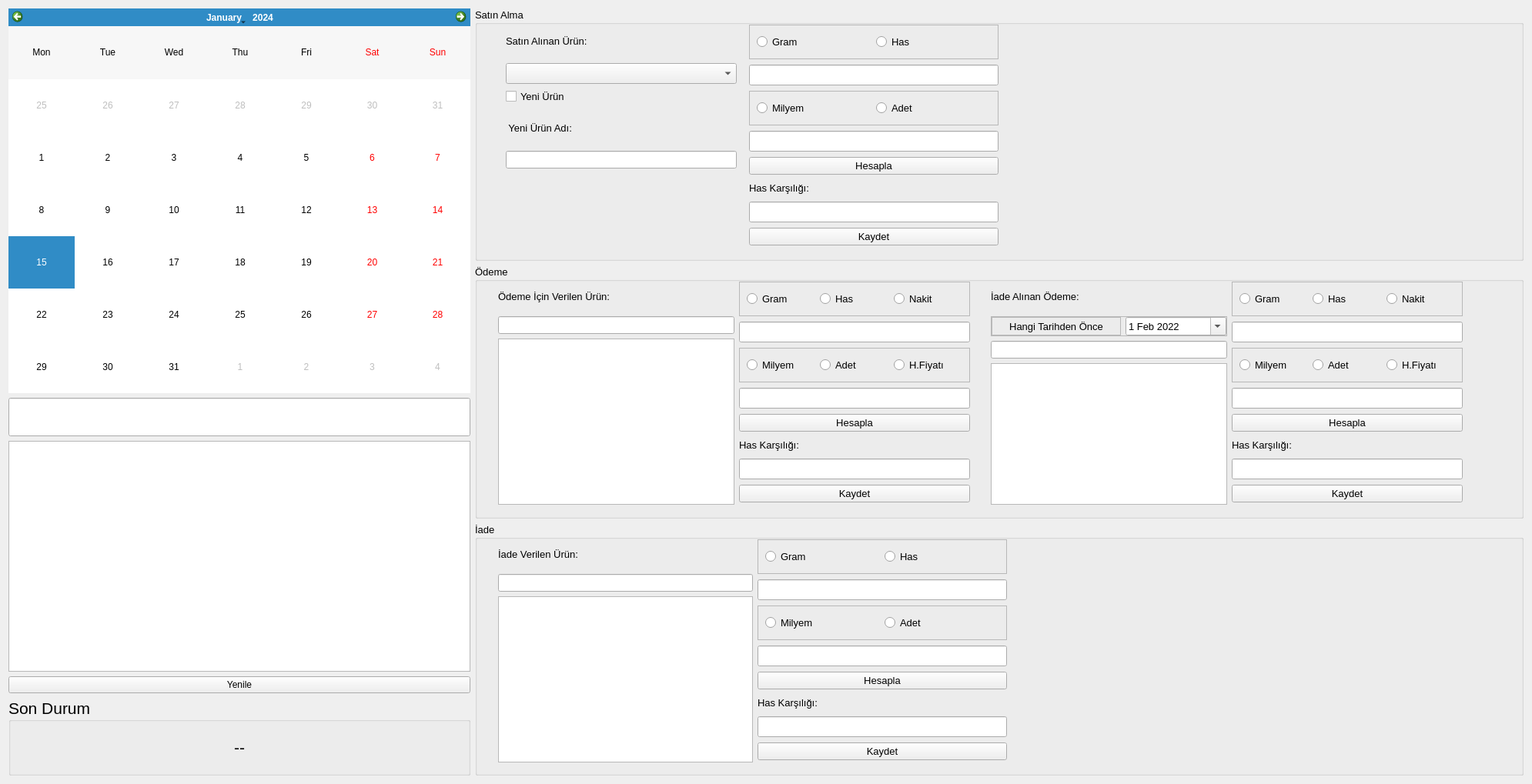
<?xml version="1.0" encoding="UTF-8"?>
<ui version="4.0">
 <class>AtolyeSatinalmaOdemeIade</class>
 <widget class="QWidget" name="AtolyeSatinalmaOdemeIade">
  <property name="geometry">
   <rect>
    <x>0</x>
    <y>0</y>
    <width>1990</width>
    <height>1019</height>
   </rect>
  </property>
  <property name="font">
   <font>
    <weight>50</weight>
    <bold>false</bold>
   </font>
  </property>
  <property name="windowTitle">
   <string>Atölye Ekranı</string>
  </property>
  <layout class="QGridLayout" name="gridLayout">
   <item row="1" column="1">
    <widget class="QLineEdit" name="lineEdit_Arama">
     <property name="minimumSize">
      <size>
       <width>0</width>
       <height>40</height>
      </size>
     </property>
     <property name="maximumSize">
      <size>
       <width>600</width>
       <height>50</height>
      </size>
     </property>
     <property name="font">
      <font>
       <pointsize>10</pointsize>
      </font>
     </property>
    </widget>
   </item>
   <item row="0" column="1">
    <widget class="QCalendarWidget" name="calendarWidget_Takvim">
     <property name="maximumSize">
      <size>
       <width>600</width>
       <height>500</height>
      </size>
     </property>
     <property name="verticalHeaderFormat">
      <enum>QCalendarWidget::NoVerticalHeader</enum>
     </property>
    </widget>
   </item>
   <item row="4" column="1">
    <widget class="QGroupBox" name="groupBox_4">
     <property name="maximumSize">
      <size>
       <width>600</width>
       <height>16777215</height>
      </size>
     </property>
     <property name="font">
      <font>
       <pointsize>16</pointsize>
      </font>
     </property>
     <property name="title">
      <string>Son Durum</string>
     </property>
     <layout class="QGridLayout" name="gridLayout_2">
      <item row="0" column="0" rowspan="2">
       <widget class="QLabel" name="label__SonDurum">
        <property name="text">
         <string>--</string>
        </property>
        <property name="alignment">
         <set>Qt::AlignCenter</set>
        </property>
       </widget>
      </item>
     </layout>
    </widget>
   </item>
   <item row="0" column="2" rowspan="5" colspan="2">
    <layout class="QVBoxLayout" name="verticalLayout_2">
     <item>
      <widget class="QGroupBox" name="groupBox">
       <property name="font">
        <font>
         <pointsize>10</pointsize>
        </font>
       </property>
       <property name="title">
        <string>Satın Alma</string>
       </property>
       <property name="flat">
        <bool>false</bool>
       </property>
       <property name="checkable">
        <bool>false</bool>
       </property>
       <widget class="QWidget" name="layoutWidget_4">
        <property name="geometry">
         <rect>
          <x>30</x>
          <y>20</y>
          <width>661</width>
          <height>291</height>
         </rect>
        </property>
        <layout class="QHBoxLayout" name="horizontalLayout_35">
         <item>
          <layout class="QVBoxLayout" name="verticalLayout_22">
           <item>
            <widget class="QLabel" name="label">
             <property name="minimumSize">
              <size>
               <width>0</width>
               <height>45</height>
              </size>
             </property>
             <property name="text">
              <string>Satın Alınan Ürün:</string>
             </property>
            </widget>
           </item>
           <item>
            <widget class="QComboBox" name="comboBoxAtolyeSatinAlinanVarUrun">
             <property name="minimumSize">
              <size>
               <width>300</width>
               <height>27</height>
              </size>
             </property>
             <property name="maximumSize">
              <size>
               <width>229</width>
               <height>27</height>
              </size>
             </property>
            </widget>
           </item>
           <item>
            <widget class="QCheckBox" name="checkBoxYeniUrun">
             <property name="text">
              <string>Yeni Ürün</string>
             </property>
            </widget>
           </item>
           <item>
            <widget class="QLabel" name="label_34">
             <property name="minimumSize">
              <size>
               <width>0</width>
               <height>48</height>
              </size>
             </property>
             <property name="text">
              <string> Yeni Ürün Adı:</string>
             </property>
            </widget>
           </item>
           <item>
            <widget class="QLineEdit" name="line_AtolyeAlinanYeniUrun">
             <property name="minimumSize">
              <size>
               <width>300</width>
               <height>0</height>
              </size>
             </property>
             <property name="maximumSize">
              <size>
               <width>229</width>
               <height>27</height>
              </size>
             </property>
            </widget>
           </item>
           <item>
            <spacer name="verticalSpacer_10">
             <property name="orientation">
              <enum>Qt::Vertical</enum>
             </property>
             <property name="sizeHint" stdset="0">
              <size>
               <width>20</width>
               <height>40</height>
              </size>
             </property>
            </spacer>
           </item>
          </layout>
         </item>
         <item>
          <layout class="QVBoxLayout" name="verticalLayout_23">
           <item>
            <layout class="QHBoxLayout" name="horizontalLayout_36">
             <item>
              <widget class="QFrame" name="frame_15">
               <property name="maximumSize">
                <size>
                 <width>16777215</width>
                 <height>45</height>
                </size>
               </property>
               <property name="frameShape">
                <enum>QFrame::StyledPanel</enum>
               </property>
               <property name="frameShadow">
                <enum>QFrame::Raised</enum>
               </property>
               <layout class="QHBoxLayout" name="horizontalLayout_37">
                <item>
                 <widget class="QRadioButton" name="radioB_SatinalmaGram">
                  <property name="text">
                   <string>Gram</string>
                  </property>
                 </widget>
                </item>
                <item>
                 <widget class="QRadioButton" name="radioB_SatinalmaHas">
                  <property name="text">
                   <string>Has</string>
                  </property>
                 </widget>
                </item>
               </layout>
              </widget>
             </item>
            </layout>
           </item>
           <item>
            <widget class="QLineEdit" name="lineAtolyeGramHas">
             <property name="sizePolicy">
              <sizepolicy hsizetype="Expanding" vsizetype="Expanding">
               <horstretch>0</horstretch>
               <verstretch>0</verstretch>
              </sizepolicy>
             </property>
             <property name="maximumSize">
              <size>
               <width>324</width>
               <height>27</height>
              </size>
             </property>
            </widget>
           </item>
           <item>
            <layout class="QHBoxLayout" name="horizontalLayout_38">
             <item>
              <widget class="QFrame" name="frame_16">
               <property name="maximumSize">
                <size>
                 <width>16777215</width>
                 <height>45</height>
                </size>
               </property>
               <property name="frameShape">
                <enum>QFrame::StyledPanel</enum>
               </property>
               <property name="frameShadow">
                <enum>QFrame::Raised</enum>
               </property>
               <layout class="QHBoxLayout" name="horizontalLayout_39">
                <item>
                 <widget class="QRadioButton" name="radioB_SatinalmaMilyem">
                  <property name="text">
                   <string>Milyem</string>
                  </property>
                 </widget>
                </item>
                <item>
                 <widget class="QRadioButton" name="radioB_SatinalmaAdet">
                  <property name="text">
                   <string>Adet</string>
                  </property>
                 </widget>
                </item>
               </layout>
              </widget>
             </item>
            </layout>
           </item>
           <item>
            <widget class="QLineEdit" name="lineAtolyeMilyemAdet">
             <property name="minimumSize">
              <size>
               <width>201</width>
               <height>27</height>
              </size>
             </property>
             <property name="maximumSize">
              <size>
               <width>324</width>
               <height>27</height>
              </size>
             </property>
            </widget>
           </item>
           <item>
            <widget class="QPushButton" name="pushB_AtolyeSatinalmaHesapla">
             <property name="text">
              <string>Hesapla</string>
             </property>
            </widget>
           </item>
           <item>
            <widget class="QLabel" name="label_35">
             <property name="maximumSize">
              <size>
               <width>209</width>
               <height>21</height>
              </size>
             </property>
             <property name="text">
              <string>Has Karşılığı:</string>
             </property>
            </widget>
           </item>
           <item>
            <widget class="QLineEdit" name="lineAtolyeHasKarsiligi">
             <property name="maximumSize">
              <size>
               <width>324</width>
               <height>27</height>
              </size>
             </property>
            </widget>
           </item>
           <item>
            <widget class="QPushButton" name="pushB_AtolyeSatinalmaKaydet">
             <property name="text">
              <string>Kaydet</string>
             </property>
            </widget>
           </item>
          </layout>
         </item>
        </layout>
       </widget>
      </widget>
     </item>
     <item>
      <widget class="QGroupBox" name="groupBox_2">
       <property name="font">
        <font>
         <pointsize>10</pointsize>
        </font>
       </property>
       <property name="title">
        <string>Ödeme</string>
       </property>
       <widget class="QWidget" name="layoutWidget_3">
        <property name="geometry">
         <rect>
          <x>30</x>
          <y>20</y>
          <width>613</width>
          <height>291</height>
         </rect>
        </property>
        <layout class="QHBoxLayout" name="horizontalLayout_30">
         <item>
          <layout class="QVBoxLayout" name="verticalLayout_20">
           <item>
            <widget class="QLabel" name="label_32">
             <property name="minimumSize">
              <size>
               <width>0</width>
               <height>40</height>
              </size>
             </property>
             <property name="text">
              <string>Ödeme İçin Verilen Ürün:</string>
             </property>
            </widget>
           </item>
           <item>
            <widget class="QLineEdit" name="lineEdit"/>
           </item>
           <item>
            <widget class="QTableView" name="tableView"/>
           </item>
          </layout>
         </item>
         <item>
          <layout class="QVBoxLayout" name="verticalLayout_21">
           <item>
            <layout class="QHBoxLayout" name="horizontalLayout_31">
             <item>
              <widget class="QFrame" name="frame_13">
               <property name="maximumSize">
                <size>
                 <width>16777215</width>
                 <height>45</height>
                </size>
               </property>
               <property name="frameShape">
                <enum>QFrame::StyledPanel</enum>
               </property>
               <property name="frameShadow">
                <enum>QFrame::Raised</enum>
               </property>
               <layout class="QHBoxLayout" name="horizontalLayout_32">
                <item>
                 <widget class="QRadioButton" name="radioB_OdemeGram">
                  <property name="text">
                   <string>Gram</string>
                  </property>
                 </widget>
                </item>
                <item>
                 <widget class="QRadioButton" name="radioB_OdemeHas">
                  <property name="text">
                   <string>Has</string>
                  </property>
                 </widget>
                </item>
                <item>
                 <widget class="QRadioButton" name="radioB_OdemeNakit">
                  <property name="text">
                   <string>Nakit</string>
                  </property>
                 </widget>
                </item>
               </layout>
              </widget>
             </item>
            </layout>
           </item>
           <item>
            <widget class="QLineEdit" name="line_AtolyeOdemeGramHasNakit">
             <property name="minimumSize">
              <size>
               <width>300</width>
               <height>0</height>
              </size>
             </property>
             <property name="maximumSize">
              <size>
               <width>300</width>
               <height>27</height>
              </size>
             </property>
            </widget>
           </item>
           <item>
            <layout class="QHBoxLayout" name="horizontalLayout_33">
             <item>
              <widget class="QFrame" name="frame_14">
               <property name="maximumSize">
                <size>
                 <width>16777215</width>
                 <height>45</height>
                </size>
               </property>
               <property name="frameShape">
                <enum>QFrame::StyledPanel</enum>
               </property>
               <property name="frameShadow">
                <enum>QFrame::Raised</enum>
               </property>
               <layout class="QHBoxLayout" name="horizontalLayout_34">
                <item>
                 <widget class="QRadioButton" name="radioB_OdemeMilyem">
                  <property name="text">
                   <string>Milyem</string>
                  </property>
                 </widget>
                </item>
                <item>
                 <widget class="QRadioButton" name="radioB_OdemeAdet">
                  <property name="text">
                   <string>Adet</string>
                  </property>
                 </widget>
                </item>
                <item>
                 <widget class="QRadioButton" name="radioB_OdemeHFiyati">
                  <property name="text">
                   <string>H.Fiyatı</string>
                  </property>
                 </widget>
                </item>
               </layout>
              </widget>
             </item>
            </layout>
           </item>
           <item>
            <widget class="QLineEdit" name="line_AtolyeOdemeMilyemAdetFiyat">
             <property name="minimumSize">
              <size>
               <width>201</width>
               <height>27</height>
              </size>
             </property>
             <property name="maximumSize">
              <size>
               <width>300</width>
               <height>27</height>
              </size>
             </property>
            </widget>
           </item>
           <item>
            <widget class="QPushButton" name="pushB_AtolyeOdemeHesapla">
             <property name="text">
              <string>Hesapla</string>
             </property>
            </widget>
           </item>
           <item>
            <widget class="QLabel" name="label_33">
             <property name="maximumSize">
              <size>
               <width>209</width>
               <height>21</height>
              </size>
             </property>
             <property name="text">
              <string>Has Karşılığı:</string>
             </property>
            </widget>
           </item>
           <item>
            <widget class="QLineEdit" name="line_AtolyeOdemeHasKarsiligi">
             <property name="maximumSize">
              <size>
               <width>300</width>
               <height>27</height>
              </size>
             </property>
            </widget>
           </item>
           <item>
            <widget class="QPushButton" name="pushB_AtolyeOdemeKaydet">
             <property name="text">
              <string>Kaydet</string>
             </property>
            </widget>
           </item>
          </layout>
         </item>
        </layout>
       </widget>
       <widget class="QWidget" name="layoutWidget_5">
        <property name="geometry">
         <rect>
          <x>670</x>
          <y>20</y>
          <width>613</width>
          <height>291</height>
         </rect>
        </property>
        <layout class="QHBoxLayout" name="horizontalLayout_40">
         <item>
          <layout class="QVBoxLayout" name="verticalLayout_24">
           <item>
            <widget class="QLabel" name="label_36">
             <property name="minimumSize">
              <size>
               <width>0</width>
               <height>40</height>
              </size>
             </property>
             <property name="text">
              <string>İade Alınan Ödeme:</string>
             </property>
            </widget>
           </item>
           <item>
            <widget class="QFrame" name="frame">
             <property name="frameShape">
              <enum>QFrame::StyledPanel</enum>
             </property>
             <property name="frameShadow">
              <enum>QFrame::Raised</enum>
             </property>
             <layout class="QHBoxLayout" name="horizontalLayout">
              <property name="leftMargin">
               <number>0</number>
              </property>
              <property name="topMargin">
               <number>0</number>
              </property>
              <property name="rightMargin">
               <number>0</number>
              </property>
              <property name="bottomMargin">
               <number>0</number>
              </property>
              <item>
               <widget class="QLabel" name="label_2">
                <property name="minimumSize">
                 <size>
                  <width>168</width>
                  <height>0</height>
                 </size>
                </property>
                <property name="font">
                 <font>
                  <pointsize>10</pointsize>
                  <weight>50</weight>
                  <bold>false</bold>
                 </font>
                </property>
                <property name="frameShape">
                 <enum>QFrame::StyledPanel</enum>
                </property>
                <property name="text">
                 <string>Hangi Tarihden Önce</string>
                </property>
                <property name="alignment">
                 <set>Qt::AlignCenter</set>
                </property>
               </widget>
              </item>
              <item>
               <widget class="QDateEdit" name="dateEdit">
                <property name="font">
                 <font>
                  <kerning>true</kerning>
                 </font>
                </property>
                <property name="dateTime">
                 <datetime>
                  <hour>0</hour>
                  <minute>0</minute>
                  <second>0</second>
                  <year>2022</year>
                  <month>2</month>
                  <day>1</day>
                 </datetime>
                </property>
                <property name="calendarPopup">
                 <bool>true</bool>
                </property>
                <property name="date">
                 <date>
                  <year>2022</year>
                  <month>2</month>
                  <day>1</day>
                 </date>
                </property>
               </widget>
              </item>
             </layout>
            </widget>
           </item>
           <item>
            <widget class="QLineEdit" name="lineEdit_2">
             <property name="minimumSize">
              <size>
               <width>300</width>
               <height>0</height>
              </size>
             </property>
            </widget>
           </item>
           <item>
            <widget class="QTableView" name="tableView_2"/>
           </item>
          </layout>
         </item>
         <item>
          <layout class="QVBoxLayout" name="verticalLayout_25">
           <item>
            <layout class="QHBoxLayout" name="horizontalLayout_41">
             <item>
              <widget class="QFrame" name="frame_17">
               <property name="maximumSize">
                <size>
                 <width>16777215</width>
                 <height>45</height>
                </size>
               </property>
               <property name="frameShape">
                <enum>QFrame::StyledPanel</enum>
               </property>
               <property name="frameShadow">
                <enum>QFrame::Raised</enum>
               </property>
               <layout class="QHBoxLayout" name="horizontalLayout_42">
                <item>
                 <widget class="QRadioButton" name="radioB_AtolyeIadeOdemeGram">
                  <property name="text">
                   <string>Gram</string>
                  </property>
                 </widget>
                </item>
                <item>
                 <widget class="QRadioButton" name="radioB_AtolyeIadeOdemeHas">
                  <property name="text">
                   <string>Has</string>
                  </property>
                 </widget>
                </item>
                <item>
                 <widget class="QRadioButton" name="radioB_AtolyeIadeOdemeNakit">
                  <property name="text">
                   <string>Nakit</string>
                  </property>
                 </widget>
                </item>
               </layout>
              </widget>
             </item>
            </layout>
           </item>
           <item>
            <widget class="QLineEdit" name="line_AtolyeIadeOdemeGramHas">
             <property name="minimumSize">
              <size>
               <width>300</width>
               <height>0</height>
              </size>
             </property>
             <property name="maximumSize">
              <size>
               <width>300</width>
               <height>27</height>
              </size>
             </property>
            </widget>
           </item>
           <item>
            <layout class="QHBoxLayout" name="horizontalLayout_43">
             <item>
              <widget class="QFrame" name="frame_18">
               <property name="maximumSize">
                <size>
                 <width>16777215</width>
                 <height>45</height>
                </size>
               </property>
               <property name="frameShape">
                <enum>QFrame::StyledPanel</enum>
               </property>
               <property name="frameShadow">
                <enum>QFrame::Raised</enum>
               </property>
               <layout class="QHBoxLayout" name="horizontalLayout_44">
                <item>
                 <widget class="QRadioButton" name="radioB_AtolyeIadeOdemeMilyem">
                  <property name="text">
                   <string>Milyem</string>
                  </property>
                 </widget>
                </item>
                <item>
                 <widget class="QRadioButton" name="radioB_AtolyeIadeOdemeAdet">
                  <property name="text">
                   <string>Adet</string>
                  </property>
                 </widget>
                </item>
                <item>
                 <widget class="QRadioButton" name="radioB_AtolyeIadeOdemeHFiyati">
                  <property name="text">
                   <string>H.Fiyatı</string>
                  </property>
                 </widget>
                </item>
               </layout>
              </widget>
             </item>
            </layout>
           </item>
           <item>
            <widget class="QLineEdit" name="line_AtolyeIadeOdemeMilyemAdet">
             <property name="minimumSize">
              <size>
               <width>201</width>
               <height>27</height>
              </size>
             </property>
             <property name="maximumSize">
              <size>
               <width>300</width>
               <height>27</height>
              </size>
             </property>
            </widget>
           </item>
           <item>
            <widget class="QPushButton" name="pushB_AtolyeIadeOdemeHesapla">
             <property name="text">
              <string>Hesapla</string>
             </property>
            </widget>
           </item>
           <item>
            <widget class="QLabel" name="label_37">
             <property name="maximumSize">
              <size>
               <width>209</width>
               <height>21</height>
              </size>
             </property>
             <property name="text">
              <string>Has Karşılığı:</string>
             </property>
            </widget>
           </item>
           <item>
            <widget class="QLineEdit" name="line_AtolyeIadeOdemeHasKarsiligi">
             <property name="maximumSize">
              <size>
               <width>300</width>
               <height>27</height>
              </size>
             </property>
            </widget>
           </item>
           <item>
            <widget class="QPushButton" name="pushB_AtolyeIadeOdemeKaydet">
             <property name="text">
              <string>Kaydet</string>
             </property>
            </widget>
           </item>
          </layout>
         </item>
        </layout>
       </widget>
      </widget>
     </item>
     <item>
      <widget class="QGroupBox" name="groupBox_3">
       <property name="font">
        <font>
         <pointsize>10</pointsize>
        </font>
       </property>
       <property name="title">
        <string>İade</string>
       </property>
       <widget class="QWidget" name="layoutWidget_2">
        <property name="geometry">
         <rect>
          <x>30</x>
          <y>20</y>
          <width>661</width>
          <height>291</height>
         </rect>
        </property>
        <layout class="QHBoxLayout" name="horizontalLayout_25">
         <item>
          <layout class="QVBoxLayout" name="verticalLayout_18">
           <item>
            <widget class="QLabel" name="label_30">
             <property name="minimumSize">
              <size>
               <width>0</width>
               <height>40</height>
              </size>
             </property>
             <property name="text">
              <string>İade Verilen Ürün:</string>
             </property>
            </widget>
           </item>
           <item>
            <widget class="QLineEdit" name="lineEdit_3"/>
           </item>
           <item>
            <widget class="QTableView" name="tableView_3"/>
           </item>
          </layout>
         </item>
         <item>
          <layout class="QVBoxLayout" name="verticalLayout_19">
           <item>
            <layout class="QHBoxLayout" name="horizontalLayout_26">
             <item>
              <widget class="QFrame" name="frame_11">
               <property name="maximumSize">
                <size>
                 <width>16777215</width>
                 <height>45</height>
                </size>
               </property>
               <property name="frameShape">
                <enum>QFrame::StyledPanel</enum>
               </property>
               <property name="frameShadow">
                <enum>QFrame::Raised</enum>
               </property>
               <layout class="QHBoxLayout" name="horizontalLayout_27">
                <item>
                 <widget class="QRadioButton" name="radioB_AtolyeIadeGram">
                  <property name="text">
                   <string>Gram</string>
                  </property>
                 </widget>
                </item>
                <item>
                 <widget class="QRadioButton" name="radioB_AtolyeIadeHas">
                  <property name="text">
                   <string>Has</string>
                  </property>
                 </widget>
                </item>
               </layout>
              </widget>
             </item>
            </layout>
           </item>
           <item>
            <widget class="QLineEdit" name="line_AtolyeIadeGramHas">
             <property name="minimumSize">
              <size>
               <width>300</width>
               <height>0</height>
              </size>
             </property>
             <property name="maximumSize">
              <size>
               <width>324</width>
               <height>27</height>
              </size>
             </property>
            </widget>
           </item>
           <item>
            <layout class="QHBoxLayout" name="horizontalLayout_28">
             <item>
              <widget class="QFrame" name="frame_12">
               <property name="maximumSize">
                <size>
                 <width>16777215</width>
                 <height>45</height>
                </size>
               </property>
               <property name="frameShape">
                <enum>QFrame::StyledPanel</enum>
               </property>
               <property name="frameShadow">
                <enum>QFrame::Raised</enum>
               </property>
               <layout class="QHBoxLayout" name="horizontalLayout_29">
                <item>
                 <widget class="QRadioButton" name="radioB_AtolyeIadeMilyem">
                  <property name="text">
                   <string>Milyem</string>
                  </property>
                 </widget>
                </item>
                <item>
                 <widget class="QRadioButton" name="radioB_AtolyeIadeAdet">
                  <property name="text">
                   <string>Adet</string>
                  </property>
                 </widget>
                </item>
               </layout>
              </widget>
             </item>
            </layout>
           </item>
           <item>
            <widget class="QLineEdit" name="line_AtolyeIadeMilyemAdet">
             <property name="minimumSize">
              <size>
               <width>201</width>
               <height>27</height>
              </size>
             </property>
             <property name="maximumSize">
              <size>
               <width>324</width>
               <height>27</height>
              </size>
             </property>
            </widget>
           </item>
           <item>
            <widget class="QPushButton" name="pushB_AtolyeIadeHesapla">
             <property name="text">
              <string>Hesapla</string>
             </property>
            </widget>
           </item>
           <item>
            <widget class="QLabel" name="label_31">
             <property name="maximumSize">
              <size>
               <width>209</width>
               <height>21</height>
              </size>
             </property>
             <property name="text">
              <string>Has Karşılığı:</string>
             </property>
            </widget>
           </item>
           <item>
            <widget class="QLineEdit" name="line_AtolyeIadeHasKarsiligi">
             <property name="maximumSize">
              <size>
               <width>324</width>
               <height>27</height>
              </size>
             </property>
            </widget>
           </item>
           <item>
            <widget class="QPushButton" name="pushB_AtolyeIadeKaydet">
             <property name="text">
              <string>Kaydet</string>
             </property>
            </widget>
           </item>
          </layout>
         </item>
        </layout>
       </widget>
      </widget>
     </item>
    </layout>
   </item>
   <item row="2" column="1">
    <widget class="QTableView" name="tableView_Atolyeler">
     <property name="maximumSize">
      <size>
       <width>600</width>
       <height>300</height>
      </size>
     </property>
     <property name="font">
      <font>
       <pointsize>10</pointsize>
      </font>
     </property>
    </widget>
   </item>
   <item row="3" column="1">
    <widget class="QPushButton" name="pushButtonYenile">
     <property name="text">
      <string>Yenile</string>
     </property>
    </widget>
   </item>
  </layout>
 </widget>
 <resources/>
 <connections/>
</ui>
